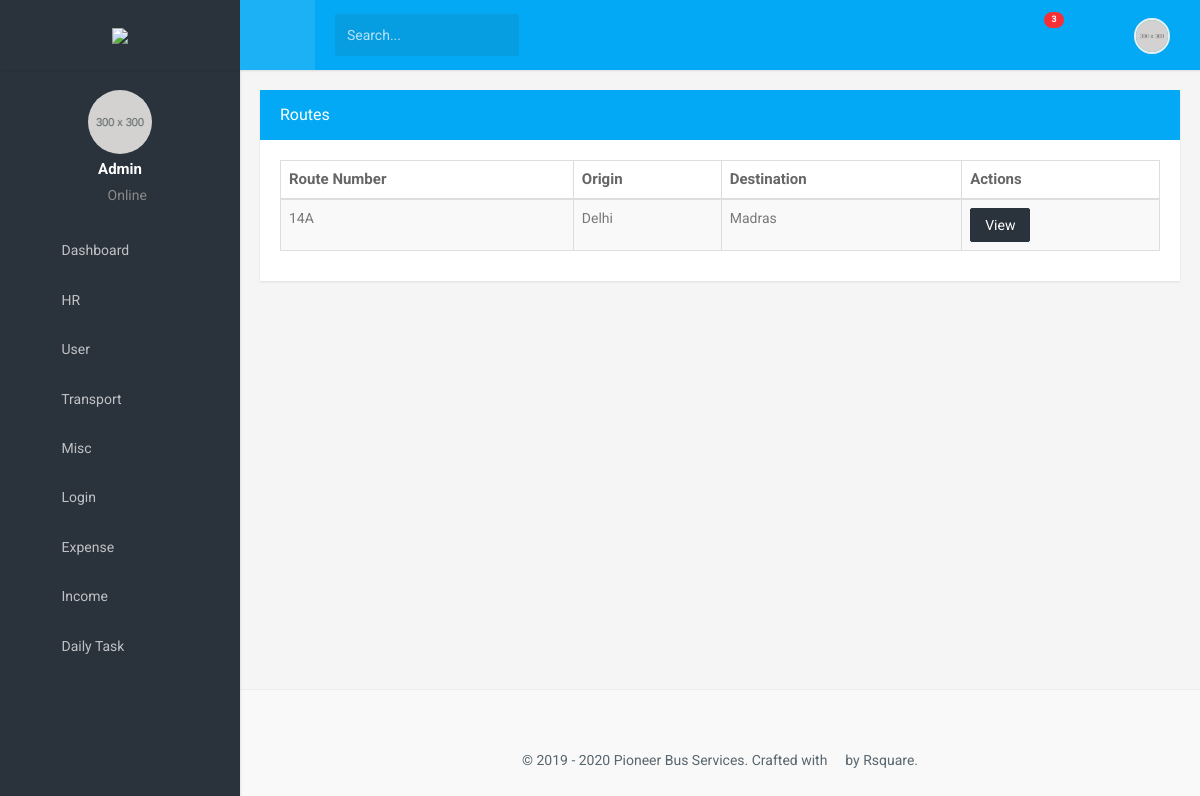
/routes/ (signed in), run on the app's committed database.
### website/models.py (models this page shows, shortened)
class Route(models.Model):
    route_no = models.CharField(max_length=3)
    origin = models.CharField(max_length=50)
    destination = models.CharField(max_length=50)

### website/views.py (the view)
# urls.py: path('routes/', views.routes, name='routes'),
@login_required
def routes(request):
    try:
        routes = Route.objects.all()
    except Route.DoesNotExists:
        raise Http404("No Route Model Exists")
    return render(request, 'routes.html', {'routes': routes})

### templates/routes.html
{% extends 'dashboardlayout.html' %}
{% load static %}
{% load bootstrap3 %}
{% block content %}
 <div class="row">
                            <div class="col-md-12">
                                <div class="panel panel-primary">
                                    <div class="panel-heading">
                                        <div class="row">
                                            <div class="col-md-10">
                                                <h3 class="panel-title">Routes</h3>
                                            </div>
                                            <div class="col-md-2">
                                                <a class="headerlinks" href="{% url 'addroute' %}" style="color:white;"><span class="mdi mdi-plus-circle-outline " style="font-size: 30px;float: right"></span></a>
                                            </div>
                                        </div>
                                    </div>
                                    <div class="panel-body">
                                        <table id="datatable-responsive" class="table table-striped table-bordered dt-responsive nowrap" cellspacing="0" width="100%">
                                            <thead>
                                                <tr>
                                                    <th>Route Number</th>
                                                    <th>Origin</th>
                                                    <th>Destination</th>
                                                    <th>Actions</th>
                                                </tr>
                                            </thead>
                                            <tbody>
                                            {% for foo in routes %}
                                                <tr>
                                                    <td>{{foo.route_no}}</td>
                                                    <td>{{foo.origin}}</td>
                                                    <td> {{foo.destination}}</td>
                                                 <td>
                                                     <a href="{% url 'single-route' foo.id %}">
                                                     <button class="btn btn-dark small" type="button">View</button>
                                                          </a>
                                                 </td>
                                                </tr>
                                            {% endfor %}
                                            </tbody>
                                        </table>
                                    </div>
                                </div>
                            </div>
                        </div>
                {% endblock %}

### static/assets/css/style.css (style rules this page uses)
body { background: #f5f5f5; font-family: 'Roboto', sans-serif; margin: 0; }
html { overflow-x: hidden; position: relative; min-height: 100%; background: #f5f5f5; }
h1, h2, h3, h4, h5, h6 { color: #2a323c; font-family: 'Prompt', sans-serif; margin: 10px 0; }
h3 { line-height: 30px; }
* { outline: none !important; }
.row { margin-right: -10px; margin-left: -10px; }
.col-lg-1, .col-lg-10, .col-lg-11, .col-lg-12, .col-lg-2, .col-lg-3, .col-lg-4, .col-lg-5, .col-lg-6, .col-lg-7, .col-lg-8, .col-lg-9, .col-md-1, .col-md-10, .col-md-11, .col-md-12, .col-md-2, .col-md-3, .col-md-4, .col-md-5, .col-md-6, .col-md-7, .col-md-8, .col-md-9, .col-sm-1, .col-sm-10, .col-sm-11, .col-sm-12, .col-sm-2, .col-sm-3, .col-sm-4, .col-sm-5, .col-sm-6, .col-sm-7, .col-sm-8, .col-sm-9, .col-xs-1, .col-xs-10, .col-xs-11, .col-xs-12, .col-xs-2, .col-xs-3, .col-xs-4, .col-xs-5, .col-xs-6, .col-xs-7, .col-xs-8, .col-xs-9 { padding-left: 10px; padding-right: 10px; }
.btn { border-radius: 2px; padding: 6px 14px; }
.btn-dark { background-color: #2a323c !important; border: 1px solid #2a323c !important; color: #ffffff; }
.panel { -moz-box-shadow: 0px 1px 2px 0px rgba(0, 0, 0, 0.1); -webkit-box-shadow: 0px 1px 2px 0px rgba(0, 0, 0, 0.1); border-radius: 0px; border: none; box-shadow: 0px 1px 2px 0px rgba(0, 0, 0, 0.1); margin-bottom: 20px; }
.panel .panel-body { padding: 20px; }
.panel-heading { border-radius: 0; border: none !important; padding: 10px 20px; }
.panel-title { margin-bottom: 0; margin-top: 0; font-family: 'Prompt', sans-serif; }
.panel-primary > .panel-heading { background-color: #03a9f4; }
.table { margin-bottom: 10px; }
tbody { color: #797979; }
th { color: #666666; font-size: 15px; }

### data on the page
Route: route_no "14A", origin "Delhi", destination "Madras"
